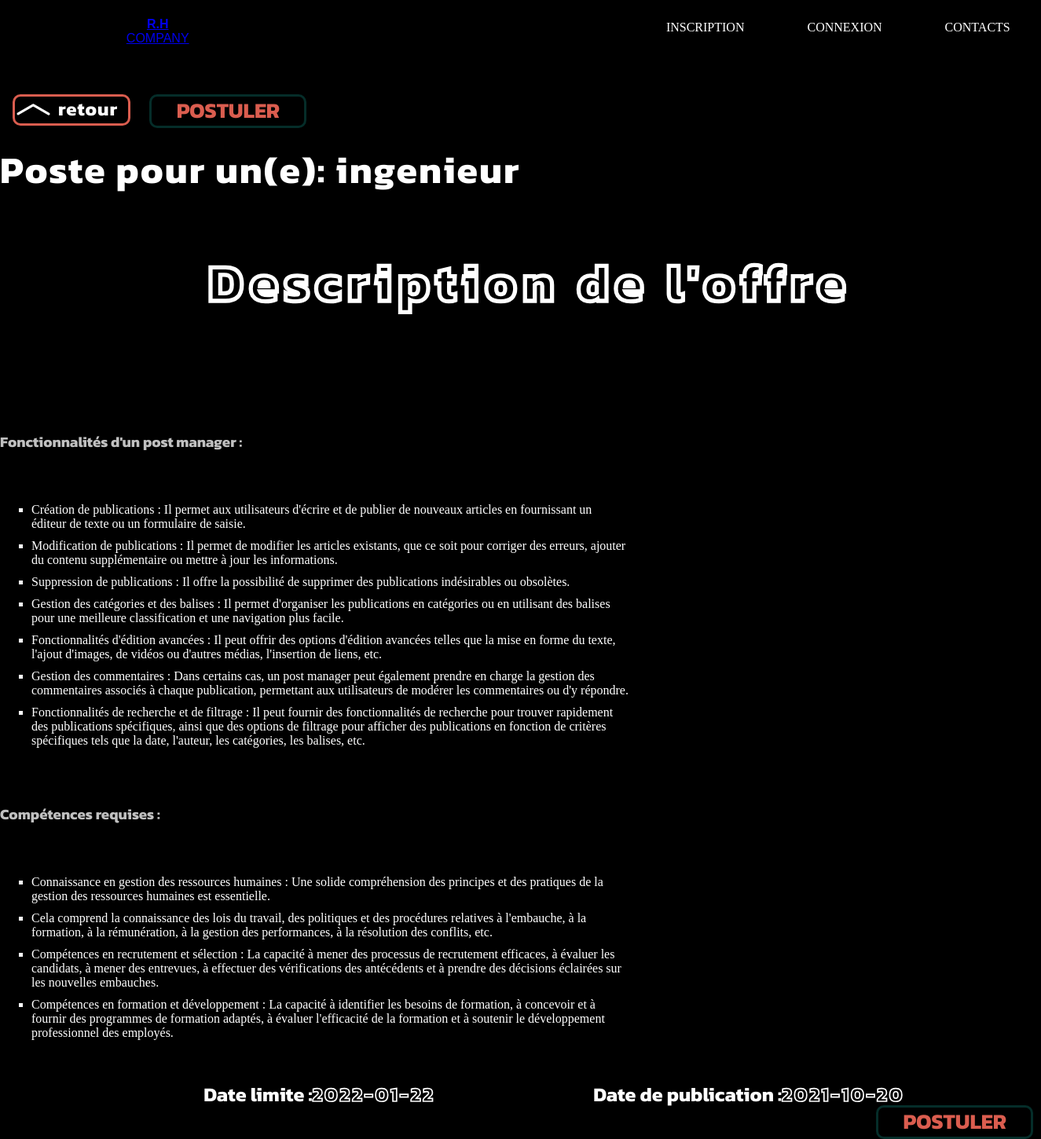
/description.php?id=2, run on the app's committed database.
### tables this page shows
CREATE TABLE `offres` (
  `id_offres` int(11) NOT NULL,
  `titre_offre` varchar(50) NOT NULL,
  `description` text NOT NULL,
  `date_publication` date NOT NULL,
  `date_limite` date NOT NULL
);

### description.php (the view, shortened to what this page needs)
<!DOCTYPE html>
<html lang="fr">
  <head>
    <link rel="stylesheet" href="description1.css">
  </head>
  <body>
    <nav>
      <div class="logo">
        <strong><a href="index.html">R.H</strong>
        <span>Company</a></span>
      </div>
      <ul>
        <li><a href="inscription.html" class="a">inscription</a></li>
        <li><a href="connexion.html" class="a">Connexion</a> </li>
        <li><a href="contact/contact.html" class="a">Contacts</a></li>
      </ul>
    </nav>
    <?php
    $id_offres=$_GET['id'];
       $connect=mysqli_connect("localhost","root","","rh");
       $req=mysqli_query($connect,"SELECT * From offres WHERE id_offres=$id_offres");
       while($row=mysqli_fetch_array($req)){
        echo '
        <a href="offre.php" class="retourne"><b>retour</b><i></i></a>
          <a href="connexion.html" class="postuler">Postuler</a>
          <h1>Poste pour un(e): <span>', $row[1], '</span></h1>
          <h2>Description de l\'offre</h2>
          <p class="descip">
          ',$row[2],'
          </p>
          <p class="datep">Date de publication : <span>',$row[3],'</span></p>
          <p class="datel">Date limite : <span>',$row[4],'</span></p>
          <a href="connexion.html" class="postuler1">Postuler</a>
        ';
      }
     ?>
  </body>
</html>

### description1.css (style rules this page uses)
* { box-sizing: border-box; }
html, body { height: auto; max-width: 100vh; padding: 0; margin: 0 }
body { background: black; color: #fff; font-family: kanit, 'Times New Roman', Times, serif; display: flex; flex-direction: column; }
nav { text-transform: uppercase; display: flex; width: 100%; height: 5rem; align-items: center; justify-content: space-between; font-family: Helvetica; padding: 0 1rem; position: relative; flex-shrink: 0 }
nav ul { padding: 0; margin: 0; list-style: none; display: flex; transform: translate(190%) }
nav ul:last-child { gap: 5rem }
nav .logo { display: flex; flex-direction: column; align-items: center; position: absolute; left: 50%; transform: translate(-300%) }
.a { color: #fff; text-decoration: none; display: inline; font-size: 16px; position: relative }
.a:after { content: ""; position: absolute; bottom: -5px; right: 0; width: 0; height: 2px; background-color: #fff; transition: width .2s ease-in-out }
h1 { font-size: 3em; width: 750px; letter-spacing: 2px; position: relative }
h2 { font-size: 5vw; letter-spacing: .12em; color: transparent; background-color: transparent; -webkit-text-stroke: .4026845638vw white; position: relative; width: 900px; transform: translateY(10px); transform: translate(4em) }
.descip { font-size: 1.4em; padding: 0; margin: 0 0 40px; letter-spacing: .102em; position: relative; width: 800px; transform: translateY(60px); transform: translate(12em) }
.datep { display: flex; flex: 0 50% 0; position: relative; font-size: 1.9vw; width: 20em; transform: translate(30em); margin: 0; height: 0; padding: 0 }
.datel { display: flex; flex: 0 50% 0; position: relative; font-size: 1.9vw; width: 20em; transform: translateY(-.9em); transform: translate(10.3em); margin: 0; padding: 0 }
.datel span { color: transparent; background-color: transparent; -webkit-text-stroke: .13vw white; font-size: 1.9vw; letter-spacing: .1em }
.postuler { position: relative; top: -1; left: 7em; font-size: 1.7em; text-decoration: none; border: 3px rgb(5, 45, 41) solid; border-radius: 10px; color: #da5d4f; width: 200px; text-transform: uppercase; padding: 5px; text-align: center; transition: .5s }
.postuler1 { position: relative; bottom: 0; left: 41em; font-size: 1.7em; text-decoration: none; border: 3px rgb(5, 45, 41) solid; border-radius: 10px; color: #da5d4f; width: 200px; text-transform: uppercase; padding: 5px; text-align: center; transition: .5s }
.retourne { position: relative; width: 150px; height: 40px; left: 1em; top: 40px; text-decoration: none; border: rgb(218, 93, 79) solid 3px; border-radius: 10px; transition: 1.5s all }
.retourne b { position: relative; color: #fff; font-size: 1.5em; letter-spacing: 1px; padding: 10px; left: 45px; top: 5px; transition: .3s }
.retourne:before { content: ""; position: absolute; background-color: #fff; width: .2em; height: 25px; top: 4px; left: 12px; border-radius: 10px; transform: rotate(60deg); transition: .1s all }
.retourne:after { content: ""; position: absolute; background-color: #fff; width: .2em; height: 25px; top: 4px; left: 31.7px; border-radius: 10px; transform: rotate(-60deg); transition: .1s all }

### data on the page
offres: titre_offre "ingenieur", description "Fonctionnalités d'un post manager : Création de publications : Il permet aux utilisateurs d'écrire et de publier de nouveaux articles en fournissant un éditeur de texte ou un formulaire de saisie. Modification de publications : Il permet de modifier les articles existants, que ce soit pour corriger des erreurs, ajouter du contenu supplémentaire ou mettre à jour les informations. Suppression de publications : Il offre la possibilité de supprimer des publications indésirables ou obsolètes. Gestion des catégories et des balises : Il permet d'organiser les publications en catégories ou en utilisant des balises pour une meilleure classification et une navigation plus facile. Fonctionnalités…"
